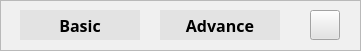
         <widget class="QFrame" name="fr_Ctrl">
          <property name="geometry">
           <rect>
            <x>10</x>
            <y>9</y>
            <width>361</width>
            <height>51</height>
           </rect>
          </property>
          <property name="styleSheet">
           <string notr="true">background-color: rgb(240, 240, 240);</string>
          </property>
          <property name="frameShape">
           <enum>QFrame::StyledPanel</enum>
          </property>
          <property name="frameShadow">
           <enum>QFrame::Raised</enum>
          </property>
          <widget class="QPushButton" name="btn_BCtrl">
           <property name="geometry">
            <rect>
             <x>20</x>
             <y>10</y>
             <width>120</width>
             <height>30</height>
            </rect>
           </property>
           <property name="font">
            <font>
             <family>3ds</family>
             <pointsize>12</pointsize>
             <weight>75</weight>
             <bold>true</bold>
            </font>
           </property>
           <property name="styleSheet">
            <string notr="true">background-color:#E3E3E3;
border:0px;
</string>
           </property>
           <property name="text">
            <string>Basic</string>
           </property>
           <property name="checkable">
            <bool>false</bool>
           </property>
           <property name="checked">
            <bool>false</bool>
           </property>
           <property name="flat">
            <bool>false</bool>
           </property>
          </widget>
          <widget class="QPushButton" name="btn_ACtrl">
           <property name="geometry">
            <rect>
             <x>160</x>
             <y>10</y>
             <width>120</width>
             <height>30</height>
            </rect>
           </property>
           <property name="font">
            <font>
             <family>3ds</family>
             <pointsize>12</pointsize>
             <weight>75</weight>
             <bold>true</bold>
            </font>
           </property>
           <property name="acceptDrops">
            <bool>false</bool>
           </property>
           <property name="autoFillBackground">
            <bool>false</bool>
           </property>
           <property name="styleSheet">
            <string notr="true">background-color:#E3E3E3;
border:0px;
</string>
           </property>
           <property name="text">
            <string>Advance</string>
           </property>
           <property name="checkable">
            <bool>false</bool>
           </property>
           <property name="flat">
            <bool>false</bool>
           </property>
          </widget>
          <widget class="QPushButton" name="btn_plot_page">
           <property name="geometry">
            <rect>
             <x>310</x>
             <y>10</y>
             <width>30</width>
             <height>30</height>
            </rect>
           </property>
           <property name="font">
            <font>
             <family>3ds</family>
             <pointsize>12</pointsize>
             <weight>75</weight>
             <bold>true</bold>
            </font>
           </property>
           <property name="styleSheet">
            <string notr="true">background-color:#E3E3E3;
</string>
           </property>
           <property name="text">
            <string/>
           </property>
           <property name="icon">
            <iconset resource="Source.qrc">
             <normaloff>:/Icons/Icons/camera.svg</normaloff>:/Icons/Icons/camera.svg</iconset>
           </property>
           <property name="checkable">
            <bool>false</bool>
           </property>
           <property name="flat">
            <bool>false</bool>
           </property>
          </widget>
         </widget>
